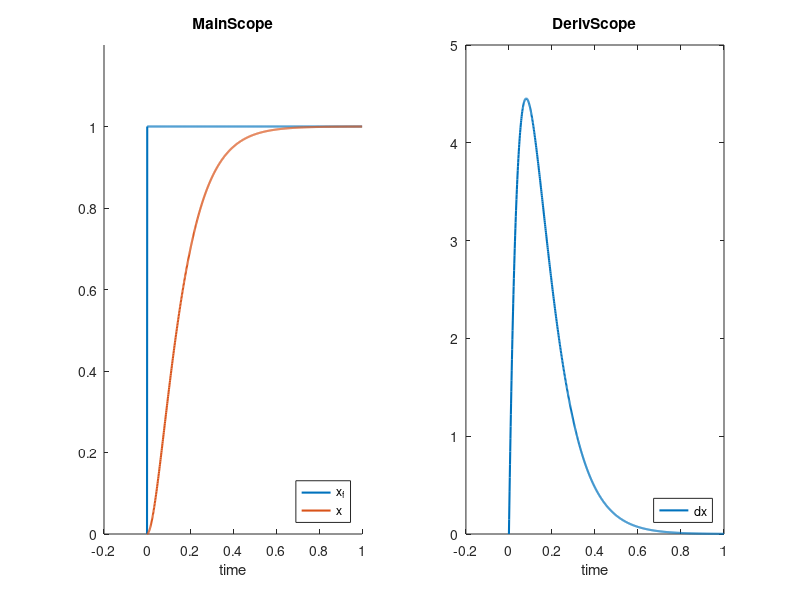

Here is the MATLAB script that generated this plot:
function parte()

    % time parameters
    dt = 0.001;
    sim_time = 1;
    t = 0:dt:sim_time;
    npts = length(t);
    
    % output storage
    dxs = zeros(1, npts);
    xs = zeros(1, npts);
    
    % simulation
    x = 0;
    dx = 0;
    x_f = 1;
    for i=1:npts
        dxs(i) = dx;
        xs(i) = x;
        [dx, x] = step(x_f, x, dx, dt);
    end
    
    % plots
    clf;
    subplot(1, 2, 1);    
    step_trace = ones(1, npts);
    step_trace(1) = 0;
    hold on;
    plot(t, step_trace, 'LineWidth', 1.5);
    plot(t, xs, 'LineWidth', 1.5);
    ylim([0 1.2]);
    xlim([-0.2 sim_time]);
    title('MainScope');
    xlabel('time');
    legend('x_f', 'x', 'Location', 'Southeast');
    
    subplot(1, 2, 2);
    plot(t, dxs, 'LineWidth', 1.5);
    ylim([0 5]);
    xlim([-0.2 sim_time]);
    title('DerivScope');
    xlabel('time');
    legend('dx', 'Location', 'Southeast');
end

function [dx_nplus1, x_nplus1] = step(x_f, x_n, dx_n, dt)
    alpha = 25;
    tau = 1;
    beta = 6;
    ddx = (alpha / tau) * (beta * (x_f - x_n) - dx_n);
    dx_nplus1 = dx_n + dt * ddx;
    x_nplus1 = x_n + dt * dx_nplus1;
end